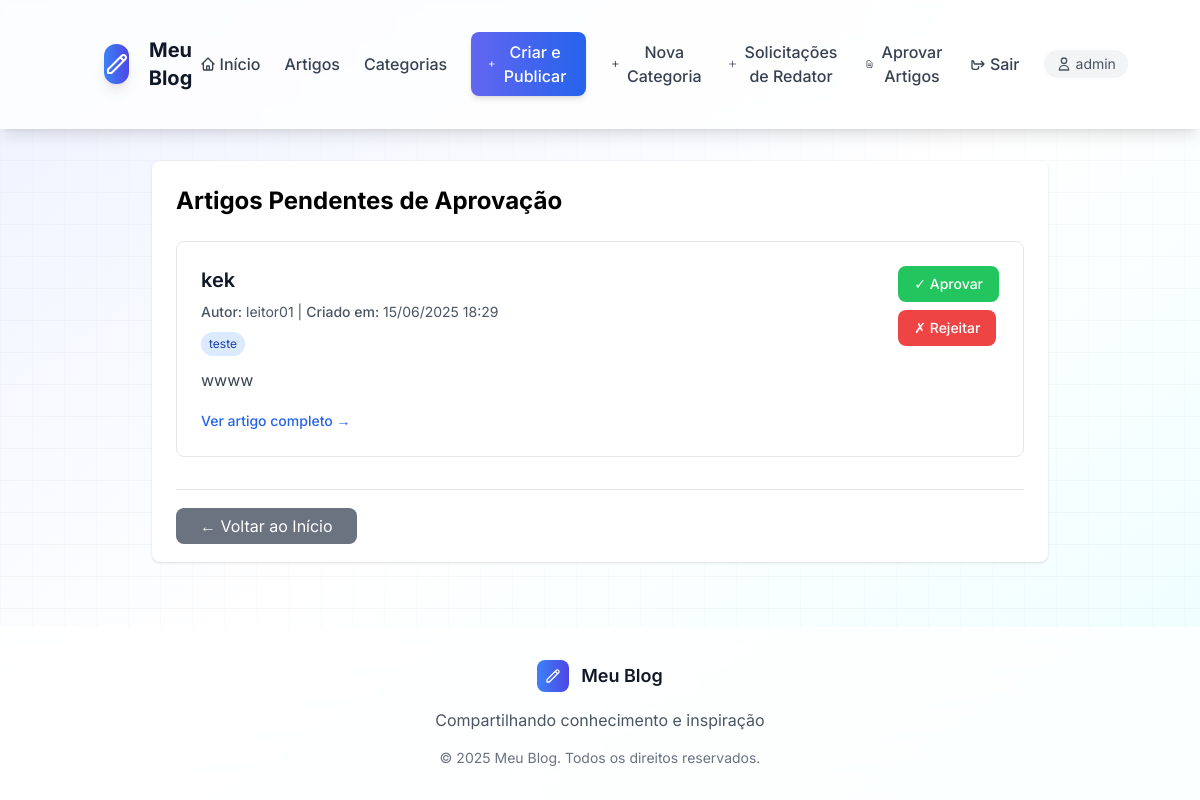
Page /solicitacoes-artigo/ (signed in) on the earlier database version.
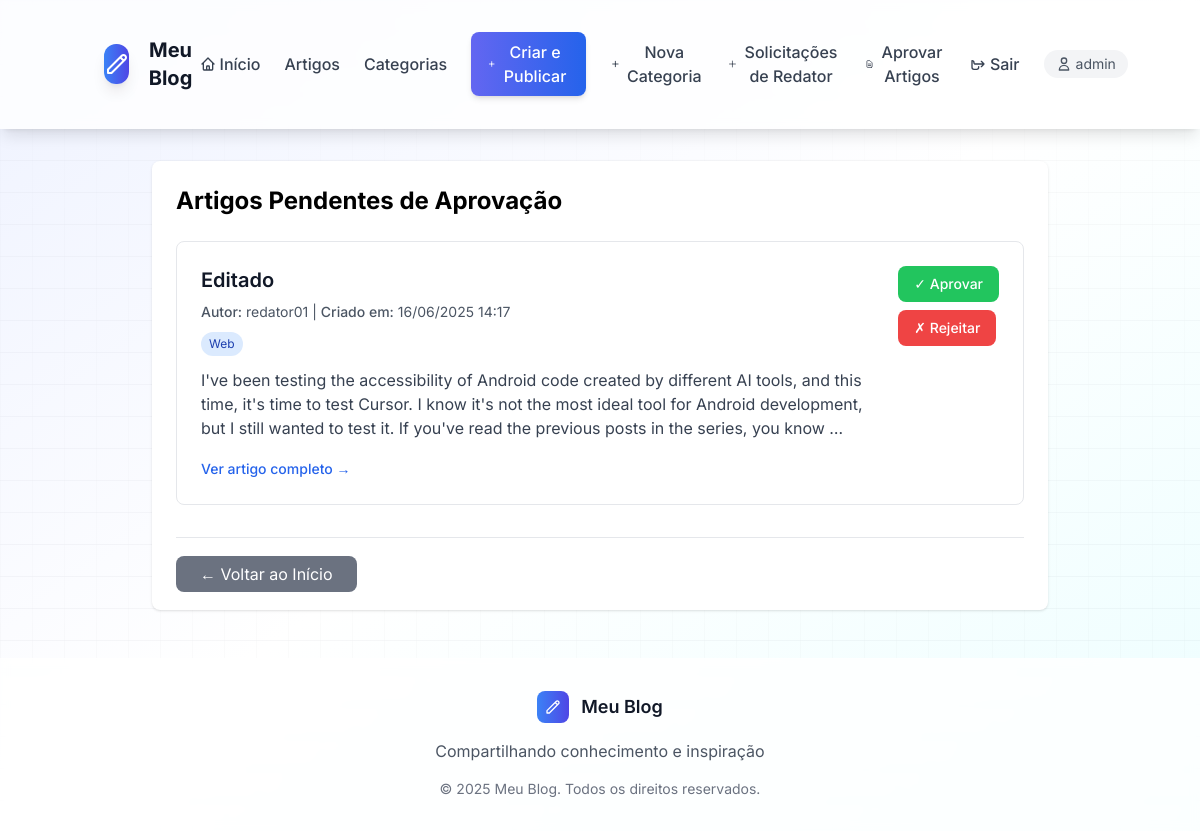
Same page on the later database version.
### blog/models.py (models this page shows, shortened)
class Artigo(models.Model):
    titulo = models.CharField(max_length=200)
    conteudo = models.TextField()
    data_criacao = models.DateTimeField(auto_now_add=True)
    data_atualizacao = models.DateTimeField(auto_now=True)
    publicado = models.BooleanField(default=True)
    autor = models.ForeignKey(Usuario, on_delete=models.CASCADE, related_name='artigos')
    categorias = models.ManyToManyField(Categoria, related_name='artigos')
    class Meta:
        verbose_name = 'Artigo'
        verbose_name_plural = 'Artigos'
        ordering = ['-data_criacao']

class Usuario(AbstractUser):
    LEITOR = 'leitor'
    REDATOR = 'redator'
    ADMIN = 'admin'
    TIPO_USUARIO_CHOICES = [
        (LEITOR, 'Leitor'),
        (REDATOR, 'Redator'),
        (ADMIN, 'Administrador'),
    ]
    tipo_usuario = models.CharField(
        max_length=10,
        choices=TIPO_USUARIO_CHOICES,
        default=LEITOR,
    )
    groups = models.ManyToManyField(
        Group,
        verbose_name='groups',
        blank=True,
        related_name='blog_users',
        related_query_name='user',
    )
    user_permissions = models.ManyToManyField(
        Permission,
        verbose_name='user permissions',
        blank=True,
        related_name='blog_users',
        related_query_name='user',
    )
    def is_leitor(self):
        return self.tipo_usuario == self.LEITOR
    def is_redator(self):
        return self.tipo_usuario == self.REDATOR
    def is_admin(self):
        return self.tipo_usuario == self.ADMIN
    class Meta:
        verbose_name = 'Usuário'
        verbose_name_plural = 'Usuários'

class Categoria(models.Model):
    nome = models.CharField(max_length=100)
    descricao = models.TextField(blank=True)
    class Meta:
        verbose_name = 'Categoria'
        verbose_name_plural = 'Categorias'

### blog/views.py (the view, shortened to what this page needs)
# urls.py: path('solicitacoes-artigo/', views.solicitacoes_artigo, name='solicitacoes_artigo'),
@login_required
@user_passes_test(is_admin)
def solicitacoes_artigo(request):
    artigos_pendentes = Artigo.objects.filter(publicado=False).order_by('-data_criacao')
    return render(request, 'blog/solicitacoes_artigo.html', {'artigos_pendentes': artigos_pendentes})

### blog/views.py (called while the page is built)
def is_admin(user):
    return user.is_authenticated and user.is_admin()

### blog/templates/blog/solicitacoes_artigo.html (shortened to what this page needs)
{% extends 'blog/base.html' %}
{% block content %}
<div class="max-w-4xl mx-auto mt-8 bg-white p-6 rounded-lg shadow">
    <h1 class="text-2xl font-bold mb-6">Artigos Pendentes de Aprovação</h1>
    {% if artigos_pendentes %}
        <div class="space-y-6">
            {% for artigo in artigos_pendentes %}
            <div class="border border-gray-200 rounded-lg p-6 hover:shadow-md transition-shadow duration-200">
                <div class="flex items-start justify-between">
                    <div class="flex-1">
                        <h3 class="text-xl font-semibold text-gray-900 mb-2">{{ artigo.titulo }}</h3>
                        <div class="text-gray-600 mb-3">
                            <p class="text-sm">
                                <span class="font-medium">Autor:</span> {{ artigo.autor.username }} |
                                <span class="font-medium">Criado em:</span> {{ artigo.data_criacao|date:"d/m/Y H:i" }}
                            </p>
                            {% if artigo.categorias.all %}
                                <div class="mt-2">
                                    {% for categoria in artigo.categorias.all %}
                                        <span class="inline-block bg-blue-100 text-blue-800 text-xs px-2 py-1 rounded-full mr-1">
                                            {{ categoria.nome }}
                                        </span>
                                    {% endfor %}
                                </div>
                            {% endif %}
                        </div>
                        <div class="text-gray-700 mb-4">
                            <p>{{ artigo.conteudo|truncatewords:50 }}</p>
                        </div>
                        <a href="{% url 'artigo_detail' artigo.pk %}"
                           class="text-blue-600 hover:text-blue-800 font-medium text-sm">
                            Ver artigo completo →
                        </a>
                    </div>
                    <div class="flex flex-col space-y-2 ml-6">
                        <form method="post" class="inline">
                            <button type="submit"
                                    class="bg-green-500 hover:bg-green-600 text-white px-4 py-2 rounded-lg text-sm font-medium transition duration-200">
                                ✓ Aprovar
                            </button>
                        </form>
                        <form method="post" class="inline"
                              onsubmit="return confirm('Tem certeza que deseja rejeitar este artigo? Ele será excluído permanentemente.')">
                            <button type="submit"
                                    class="bg-red-500 hover:bg-red-600 text-white px-4 py-2 rounded-lg text-sm font-medium transition duration-200">
                                ✗ Rejeitar
                            </button>
                        </form>
                    </div>
                </div>
            </div>
            {% endfor %}
        </div>
    {% endif %}
    <div class="mt-8 pt-6 border-t border-gray-200">
        <a href="{% url 'index' %}"
           class="bg-gray-500 text-white px-6 py-2 rounded-lg hover:bg-gray-600 transition duration-200">
            ← Voltar ao Início
        </a>
    </div>
</div>
{% endblock %}

Differences in the rows shown:
removed Artigo: titulo "kek", autor.username "leitor01", data_criacao "15/06/2025 18:29", conteudo "wwww"
removed Categoria: nome "teste", shown under "kek"
added Artigo: titulo "Editado", autor.username "redator01", data_criacao "16/06/2025 14:17", conteudo "I've been testing the accessibility of Android code created by different AI tools, and this time, it's time to test Cursor. I know it's not the most ideal tool for Android development, but I still wanted to test it. If you've read the previous posts in the series, you know …"
added Categoria: nome "Web", shown under "Editado"
